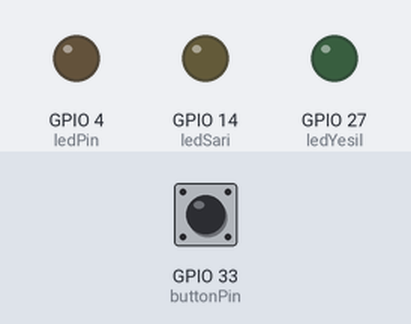
A sketch run on a simulated ESP32. Parts: output pins drawn as LEDs (lit = HIGH). The test bench sets the inputs (shaded band); at power-on: GPIO 33 (buttonPin) LOW. What the sketch prints to the serial monitor is not drawn.

Above: at 1.2 s.
1.3 s: GPIO 33 (buttonPin) pulled HIGH for 0.15 s
At 1.37 s:
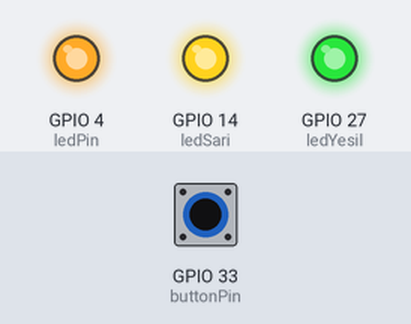
2.9 s: GPIO 33 (buttonPin) pulled HIGH for 3.2 s
At 6.7 s:
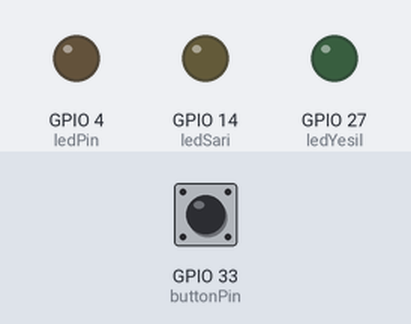
Timing chart, 0 to 8.2 s (numbered marks = the images above; inputs shaded):
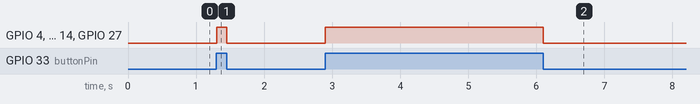

Measured:
- after the input at 1.3 s, GPIO 4 (ledPin), GPIO 14 (ledSari), GPIO 27 (ledYesil): LOW → HIGH at once, → LOW 0.15 s later
- after the input at 2.9 s, GPIO 4 (ledPin), GPIO 14 (ledSari), GPIO 27 (ledYesil): LOW → HIGH at once, → LOW 3.2 s later

The sketch:

trafic_light.ino
```cpp
int ledPin = 4;
int ledSari =14 ;
int ledYesil= 27;
const int buttonPin = 33;


// variable for storing the pushbutton status
int buttonState = 0;

void setup() {
  Serial.begin(115200);
  // initialize the pushbutton pin as an input
  pinMode(buttonPin, INPUT);
  // initialize the LED pin as an output
  pinMode(ledPin, OUTPUT);
  pinMode(ledSari,OUTPUT);
  pinMode(ledYesil,OUTPUT);

}

void loop() {
  // read the state of the pushbutton value
  buttonState = digitalRead(buttonPin);
  Serial.println(buttonState);
  // check if the pushbutton is pressed.
  // if it is, the buttonState is HIGH
  if (buttonState == HIGH) {
    // turn LED on
    digitalWrite(ledPin, HIGH);
    digitalWrite(ledSari,HIGH);
    digitalWrite(ledYesil,HIGH);
  } else {
    digitalWrite(ledPin, LOW);
    digitalWrite(ledSari,LOW);
    digitalWrite(ledYesil,LOW);
  }
}
```
